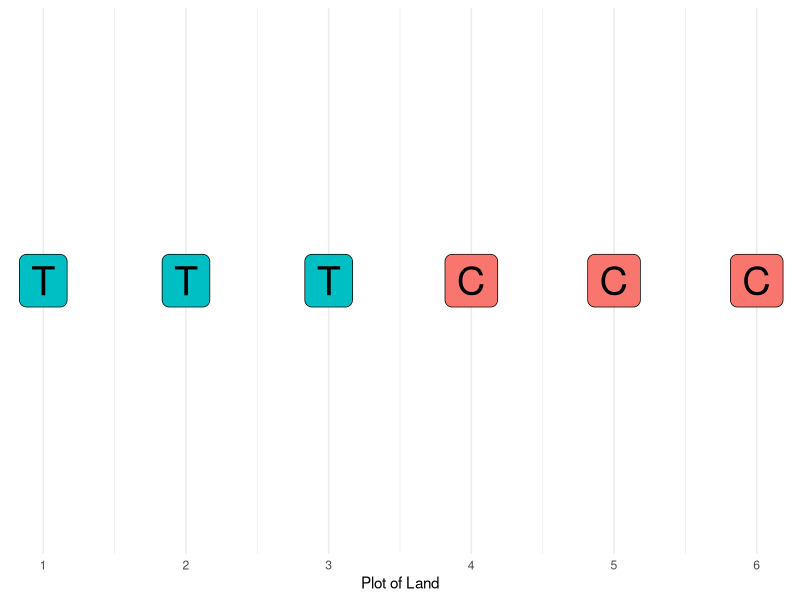
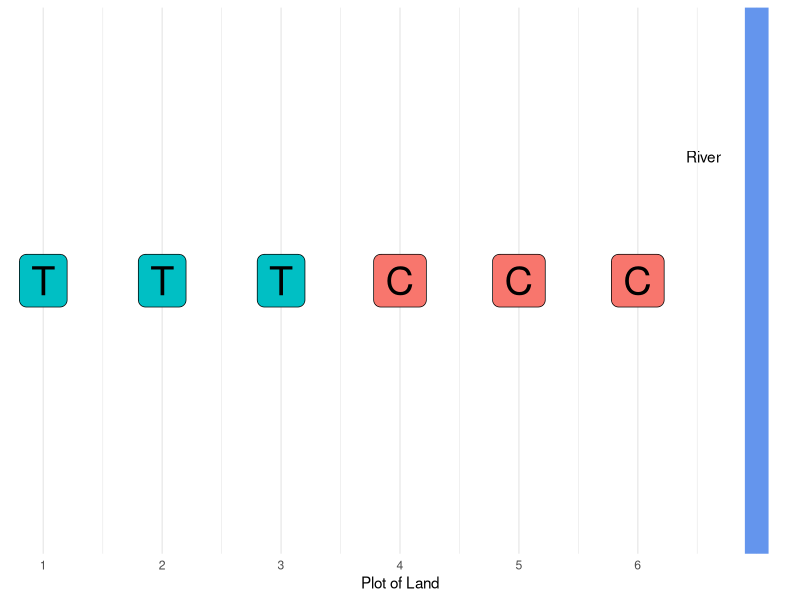
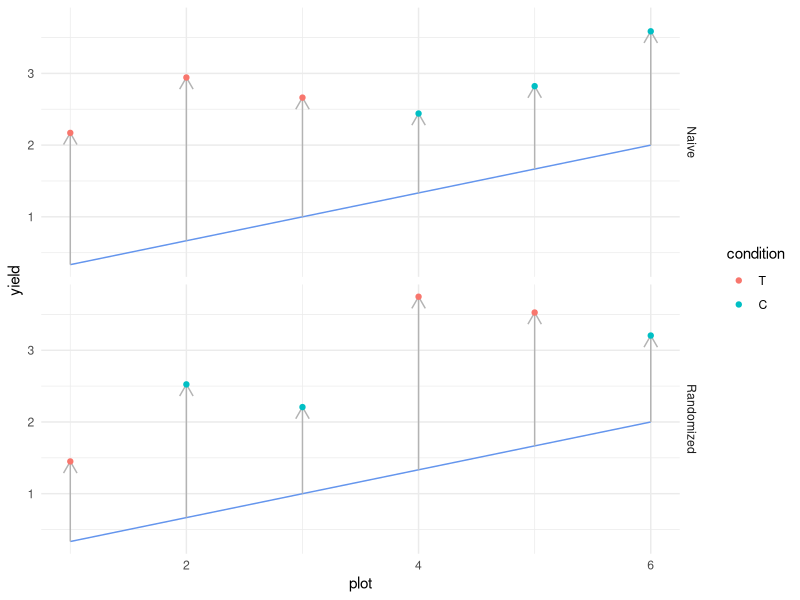

Write the R code that produced these figures, in order.
## ---- chunk 1
library(tidyverse)

## NOTE: Don't edit this; this sets up the example
simulate_yield <- function(v) {
  ## Check assertions
  if (length(v) != 6) {
    stop("Design must be a vector of length 6")
  }
  if (length(setdiff(v, c("T", "C")) != 0)) {
    stop("Design must be a vector with 'T' and 'C' characters only")
  }
  if (length(setdiff(c("T", "C"), v)) > 0) {
    stop("Design must contain at least one 'T' and at least one 'C'")
  }
  ## Simulate data
  tibble(condition = v) %>%
    mutate(
      condition = fct_relevel(condition, "T", "C"),
      plot = row_number(),
      yield = if_else(condition == "T", 1, 0) + plot / 3 + rnorm(n(), mean = 1, sd = 0.5)
    )
}
## ---- chunk 2
## Define the sequence of treatment (T) and control (C) plots
experimental_design <- c("T", "T", "T", "C", "C", "C")
## ---- chunk 3
tibble(
  condition = experimental_design,
  plot = 1:length(experimental_design)
) %>%
  ggplot(aes(plot, 1)) +
  geom_label(
    aes(label = condition, fill = condition),
    size = 10
  ) +

  scale_x_continuous(breaks = 1:6) +
  scale_y_continuous(breaks = NULL) +
  theme_minimal() +
  theme(legend.position = "none") +
  labs(
    x = "Plot of Land",
    y = NULL
  )
## ---- chunk 4
## TODO: Do not edit; run the following code, answer the questions below
## For reproducibility, set the seed
set.seed(101)
## Simulate the experimental yields
experimental_design %>%
  simulate_yield() %>%
  ## Analyze the data
  group_by(condition) %>%
  summarize(
    yield_mean = mean(yield),
    yield_sd = sd(yield)
  )
## ---- chunk 5
tibble(
  condition = experimental_design,
  plot = 1:length(experimental_design)
) %>%
  ggplot(aes(plot, 1)) +
  geom_label(
    aes(label = condition, fill = condition),
    size = 10
  ) +
  geom_vline(
    xintercept = 7,
    color = "cornflowerblue",
    size = 8
  ) +
  annotate(
    "text",
    x = 6.7, y = 1.25, label = "River",
    hjust = 1
  ) +

  scale_x_continuous(breaks = 1:6) +
  scale_y_continuous(breaks = NULL, limits = c(0.5, 1.5)) +
  theme_minimal() +
  theme(legend.position = "none") +
  labs(
    x = "Plot of Land",
    y = NULL
  )
## ---- chunk 6
## TODO: Define your own experimental design
your_design <- c("C", "T", "C", "T", "C", "T")

## NOTE: No need to edit; use this to simulate your design
your_design %>%
  simulate_yield() %>%
  group_by(condition) %>%
  summarize(
    yield_mean = mean(yield),
    yield_sd = sd(yield)
  )
## ---- chunk 7
## NOTE: No need to edit; run and inspect
## Start with a simple arrangement
experimental_design %>%
  ## Randomize the order
  sample()
## ---- chunk 8
## TODO: Complete the code below
## Set the seed for reproducibility
set.seed(101)

## Simulate the experimental results
experimental_design %>%
  ## TODO: Randomize the plot order
  sample() %>% 
  simulate_yield() %>%
  group_by(condition) %>%
  summarize(
    yield_mean = mean(yield),
    yield_sd = sd(yield)
  )
## ---- chunk 9
set.seed(101)
bind_rows(
  experimental_design %>%
    simulate_yield() %>%
    mutate(design = "Naive"),
  experimental_design %>%
    sample() %>%
    simulate_yield() %>%
    mutate(design = "Randomized"),
) %>%

  ggplot(aes(plot, yield)) +
  geom_line(aes(y = plot / 3), color = "cornflowerblue") +
  geom_segment(
    aes(y = plot / 3, yend = yield, xend = plot),
    arrow = arrow(length = unit(0.05, "npc")),
    color = "grey70"
  ) +
  geom_point(aes(color = condition)) +
  facet_grid(design~.) +
  theme_minimal()
